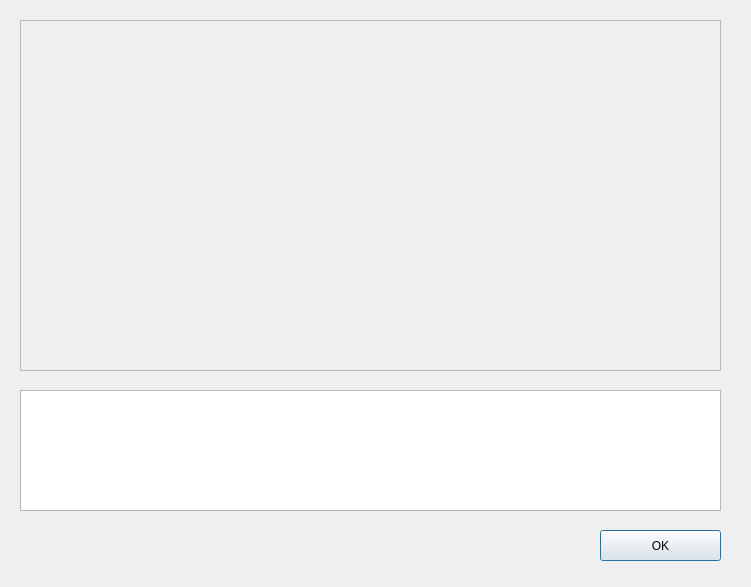
<?xml version="1.0" encoding="UTF-8"?>
<ui version="4.0">
 <class>TempDetails</class>
 <widget class="QDialog" name="TempDetails">
  <property name="geometry">
   <rect>
    <x>0</x>
    <y>0</y>
    <width>751</width>
    <height>587</height>
   </rect>
  </property>
  <property name="windowTitle">
   <string>Dialog</string>
  </property>
  <widget class="QPushButton" name="temp_dialog_close_button">
   <property name="geometry">
    <rect>
     <x>600</x>
     <y>530</y>
     <width>121</width>
     <height>31</height>
    </rect>
   </property>
   <property name="text">
    <string>OK</string>
   </property>
  </widget>
  <widget class="QTableView" name="tableView">
   <property name="geometry">
    <rect>
     <x>20</x>
     <y>390</y>
     <width>701</width>
     <height>121</height>
    </rect>
   </property>
  </widget>
  <widget class="QScrollArea" name="detailed_temp_chart">
   <property name="geometry">
    <rect>
     <x>20</x>
     <y>20</y>
     <width>701</width>
     <height>351</height>
    </rect>
   </property>
   <property name="verticalScrollBarPolicy">
    <enum>Qt::ScrollBarAlwaysOff</enum>
   </property>
   <property name="widgetResizable">
    <bool>true</bool>
   </property>
   <widget class="QWidget" name="scrollAreaWidgetContents">
    <property name="geometry">
     <rect>
      <x>0</x>
      <y>0</y>
      <width>699</width>
      <height>349</height>
     </rect>
    </property>
   </widget>
  </widget>
 </widget>
 <resources/>
 <connections/>
</ui>
